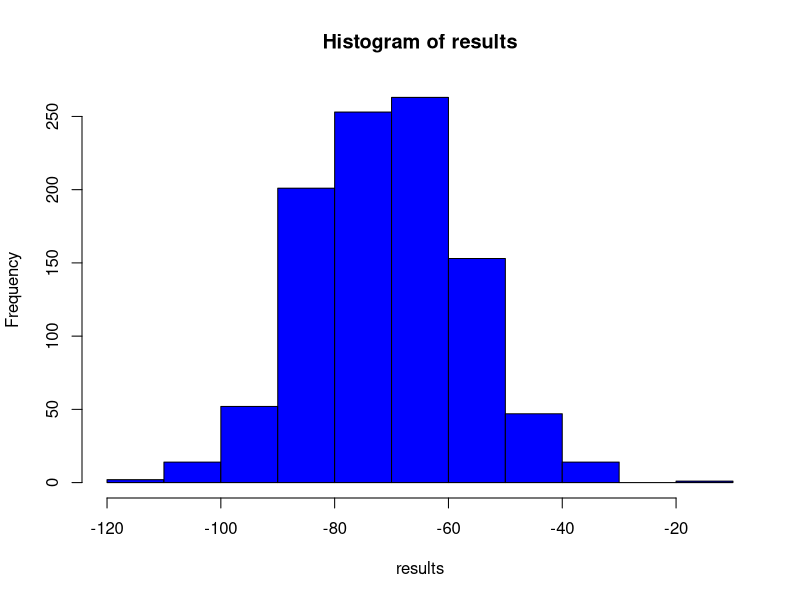
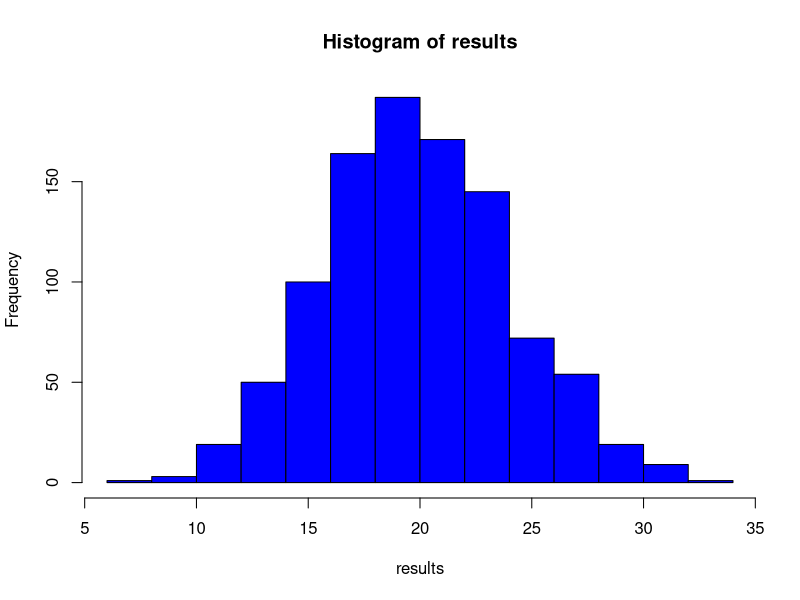

Generate these figures, in order, with R:
## ---- chunk 1
# Number of simulations
num <- 1000

days <- rep(0, 1460)
days[1] = 1

simulation <- function() {
  for (i in 2:1460) {
    coin <- sample(c(0, 1), size=1, prob=c(0.5, 0.5))
    
    # Heads
    if (coin == 0) {
      days[i] = 2 * days[i - 1]
    }
    
    # Tails
    else {
      days[i] = 0.4 * days[i - 1]
    }
  }
  return (log10(days[1460]))
}

results <- rep(0, num)
for (i in 1:num) {
  results[i] <- simulation()
}

hist(results, col="blue")

## ---- chunk 2
# Number of simulations
num <- 1000

days <- rep(0, 1460)
days[1] = 1

simulation <- function() {
  for (i in 2:1460) {
    coin <- sample(c(0, 1), size=1, prob=c(0.5, 0.5))
    
    # Heads
    if (coin == 0) {
      days[i] = 1.333 * days[i - 1]
    }
    
    # Tails
    else {
      days[i] = 0.799 * days[i - 1]
    }
  }
  return (log10(days[1460]))
}

results <- rep(0, num)
for (i in 1:num) {
  results[i] <- simulation()
}

hist(results, col="blue")
sum(results > 10)/length(results)
